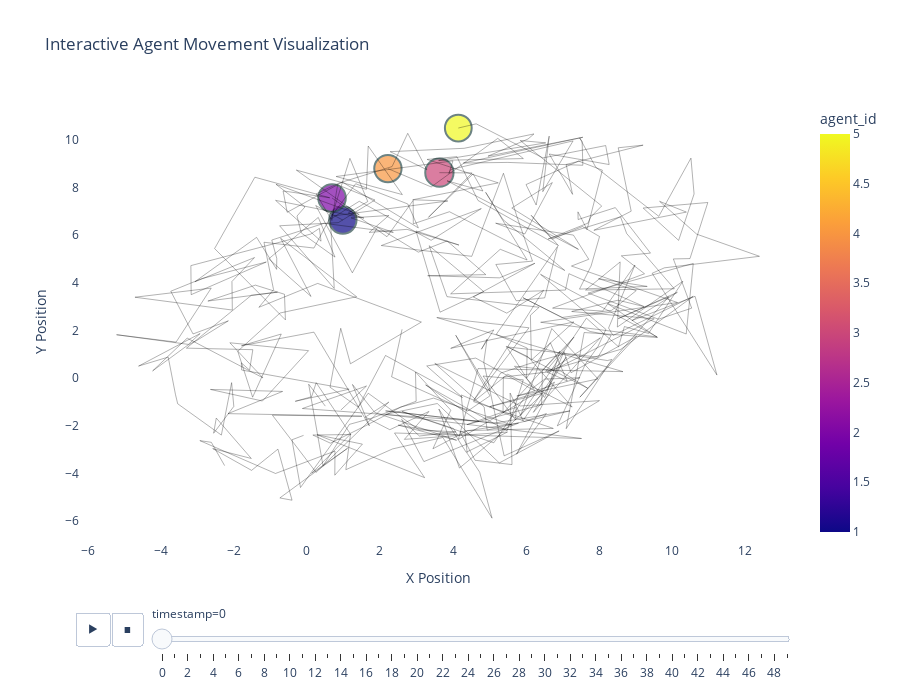

Notebook source saved alongside this figure:
### Markdown cell above
## Customize Visualization Parameters

This section provides functionality to customize the visualization parameters, allowing for more flexible analysis of agent behaviors.

### Code cell
class AgentVisualizer:
    """
    Class for customizable agent behavior visualization
    """
    def __init__(self, data):
        """
        Initialize the visualizer with agent data
        
        Parameters:
        data (pandas.DataFrame): Agent behavior data
        """
        self.data = data
        self.timestamps = sorted(data['timestamp'].unique())
        self.agent_ids = sorted(data['agent_id'].unique())
        self.color_map = 'viridis'
        self.marker_size = 100
        self.line_width = 1.5
        self.alpha = 0.7
        self.grid_alpha = 0.5
        
    def set_color_map(self, color_map):
        """Set the colormap used for visualizations"""
        self.color_map = color_map
        return self
    
    def set_marker_size(self, marker_size):
        """Set the marker size for agents"""
        self.marker_size = marker_size
        return self
    
    def set_line_width(self, line_width):
        """Set the line width for trajectory plots"""
        self.line_width = line_width
        return self
    
    def set_alpha(self, alpha):
        """Set the transparency level for visualizations"""
        self.alpha = alpha
        return self
    
    def plot_agent_positions(self, timestamp=None, figsize=(10, 8), 
                            selected_agents=None, variable_color=None):
        """
        Plot agent positions at a specific timestamp with customizable parameters
        
        Parameters:
        timestamp (int): Timestamp to visualize (None = last timestamp)
        figsize (tuple): Figure size as (width, height)
        selected_agents (list): List of agent IDs to include (None = all agents)
        variable_color (str): Name of the variable to use for coloring (None = agent_id)
        """
        if timestamp is None:
            timestamp = self.timestamps[-1]
        
        # Filter data for the specific timestamp
        time_data = self.data[self.data['timestamp'] == timestamp]
        
        # Filter for selected agents if specified
        if selected_agents is not None:
            time_data = time_data[time_data['agent_id'].isin(selected_agents)]
        
        if len(time_data) == 0:
            print(f"No agents found at timestamp {timestamp}")
            return
        
        # Create the plot
        plt.figure(figsize=figsize)
        
        # Choose the color variable
        color_var = variable_color if variable_color is not None else 'agent_id'
        
        # Create a scatter plot of agent positions
        scatter = plt.scatter(
            time_data['x_position'], 
            time_data['y_position'],
            c=time_data[color_var],
            s=self.marker_size,
            cmap=self.color_map,
            alpha=self.alpha
        )
        
        # Add labels and title
        plt.xlabel('X Position')
        plt.ylabel('Y Position')
        title = f'Agent Positions at Timestamp {timestamp}'
        if selected_agents is not None:
            title += f' (Selected Agents: {selected_agents})'
        plt.title(title)
        
        # Add a colorbar
        plt.colorbar(scatter, label=color_var)
        
        # Display agent IDs as text labels
        for _, row in time_data.iterrows():
            plt.annotate(
                f"{int(row['agent_id'])}",
                (row['x_position'], row['y_position']),
                textcoords="offset points",
                xytext=(0, 5),
                ha='center'
            )
        
        plt.grid(True, linestyle='--', alpha=self.grid_alpha)
        plt.show()
    
    def plot_agent_trajectories(self, agent_ids=None, time_range=None, 
                              figsize=(12, 10), variable_color=None):
        """
        Plot agent trajectories with customized parameters
        
        Parameters:
        agent_ids (list): List of agent IDs to include (None = all agents)
        time_range (tuple): (start_time, end_time) to limit the time range
        figsize (tuple): Figure size as (width, height)
        variable_color (str): Name of variable to use for coloring (None = agent_id)
        """
        plt.figure(figsize=figsize)
        
        # Select agents to visualize
        if agent_ids is None:
            agent_ids = self.agent_ids
        
        # Filter by time range if specified
        data = self.data
        if time_range is not None:
            start_time, end_time = time_range
            data = data[(data['timestamp'] >= start_time) & (data['timestamp'] <= end_time)]
        
        # Determine color mapping
        if variable_color is None:
            # One color per agent
            colors = plt.cm.rainbow(np.linspace(0, 1, len(agent_ids)))
            
            for i, agent_id in enumerate(agent_ids):
                agent_data = data[data['agent_id'] == agent_id]
                plt.plot(
                    agent_data['x_position'],
                    agent_data['y_position'],
                    '-o',
                    linewidth=self.line_width,
                    markersize=4,
                    alpha=self.alpha,
                    color=colors[i],
                    label=f'Agent {agent_id}'
                )
        else:
            # Color based on a variable
            for agent_id in agent_ids:
                agent_data = data[data['agent_id'] == agent_id]
                
                points = plt.scatter(
                    agent_data['x_position'],
                    agent_data['y_position'],
                    c=agent_data[variable_color],
                    s=self.marker_size/2,
                    cmap=self.color_map,
                    alpha=self.alpha,
                    label=f'Agent {agent_id}'
                )
                
                # Connect points with lines
                plt.plot(
                    agent_data['x_position'],
                    agent_data['y_position'],
                    '-',
                    linewidth=self.line_width/2,
                    alpha=self.alpha/2,
                    color='gray'
                )
            
            plt.colorbar(points, label=variable_color)
        
        # Set plot attributes
        title = 'Agent Trajectories'
        if time_range is not None:
            title += f' (Time: {time_range[0]}-{time_range[1]})'
        
        plt.xlabel('X Position')
        plt.ylabel('Y Position')
        plt.title(title)
        plt.legend()
        plt.grid(True, linestyle='--', alpha=self.grid_alpha)
        plt.show()
    
    def create_interactive_visualization(self, max_frames=100):
        """
        Create an interactive visualization with customizable parameters
        
        Parameters:
        max_frames (int): Maximum number of frames to include
        
        Returns:
        plotly.graph_objects.Figure: Interactive visualization
        """
        # Limit the number of timestamps if needed
        timestamps = self.timestamps
        if len(timestamps) > max_frames:
            timestamps = timestamps[:max_frames]
        
        # Create the figure
        fig = px.scatter(
            data_frame=self.data[self.data['timestamp'].isin(timestamps)],
            x='x_position',
            y='y_position',
            animation_frame='timestamp',
            animation_group='agent_id',
            color='agent_id',
            size='energy',
            hover_name='agent_id',
            hover_data=['state', 'success_rate'],
            title='Interactive Agent Movement Visualization',
            labels={'x_position': 'X Position', 'y_position': 'Y Position'},
            range_x=[self.data['x_position'].min() - 1, self.data['x_position'].max() + 1],
            range_y=[self.data['y_position'].min() - 1, self.data['y_position'].max() + 1]
        )
        
        # Customize the visualization
        fig.update_traces(marker=dict(line=dict(width=2, color='DarkSlateGrey')))
        
        fig.update_layout(
            autosize=True,
            width=900,
            height=700,
            plot_bgcolor="white",
            legend_title_text='Agent ID'
        )
        
        # Add path traces to show trajectories
        for agent_id in self.agent_ids:
            agent_data = self.data[self.data['agent_id'] == agent_id]
            
            fig.add_trace(
                go.Scatter(
                    x=agent_data['x_position'],
                    y=agent_data['y_position'],
                    mode='lines',
                    line=dict(width=1, color='rgba(0,0,0,0.3)'),
                    showlegend=False
                )
            )
        
        return fig

# Example usage of the customizable visualizer
visualizer = AgentVisualizer(agent_data)

# Example 1: Basic position plot with default settings
visualizer.plot_agent_positions()

# Example 2: Customized position plot with energy as the color variable
visualizer.set_color_map('plasma').set_marker_size(150).plot_agent_positions(variable_color='energy')

# Example 3: Customized trajectory plot for specific agents
visualizer.set_color_map('viridis').set_line_width(2).plot_agent_trajectories(
    agent_ids=[1, 2, 3], 
    time_range=(10, 50)
)

# Example 4: Trajectory plot colored by state
visualizer.set_alpha(0.8).plot_agent_trajectories(variable_color='success_rate')

# Example 5: Create an interactive visualization
interactive_viz = visualizer.create_interactive_visualization(max_frames=50)
interactive_viz

### Figure 1 — Plotly figure (JSON) as saved in the notebook; plotly's stock layout.template omitted (floating-point values rounded to 4 significant figures)
{"data": [{"customdata": [["searching", 0.212], ["backtracking", 0.6529], ["searching", 0.3753], ["backtracking", 0.3194], ["exploiting", 0.4218]], "hovertemplate": "<b>%{hovertext}</b><br><br>timestamp=0<br>X Position=%{x}<br>Y Position=%{y}<br>energy=%{marker.size}<br>state=%{customdata[0]}<br>success_rate=%{customdata[1]}<br>agent_id=%{marker.color}<extra></extra>", "hovertext": [1.0, 2.0, 3.0, 4.0, 5.0], "ids": [1, 2, 3, 4, 5], "legendgroup": "", "marker": {"color": [1, 2, 3, 4, 5], "coloraxis": "coloraxis", "line": {"color": "DarkSlateGrey", "width": 2}, "size": [102.5, 103.5, 109.3, 102.1, 98.0], "sizemode": "area", "sizeref": 0.2733, "symbol": "circle"}, "mode": "markers", "name": "", "orientation": "v", "showlegend": false, "type": "scatter", "x": [0.9834, 0.6886, 3.626, 2.217, 4.144], "xaxis": "x", "y": [6.627, 7.553, 8.616, 8.786, 10.49], "yaxis": "y"}, {"line": {"color": "rgba(0,0,0,0.3)", "width": 1}, "mode": "lines", "showlegend": false, "type": "scatter", "x": [0.9834, 0.2423, 1.244, 1.931, 3.049, 3.838, 4.896, 3.306, 5.27, 6.239, 4.553, 5.47, 6.477, 4.567, 6.078, 3.555, 8.65, 4.683, 4.144, 6.776, 5.736, 6.554, 5.96, 4.222, 4.387, 4.728, 5.067, 3.722, 2.345, 1.066, 1.194, 0.1324, 1.113, -0.7397, -0.4057, -0.7922, -1.514, -2.576, -1.521, -2.479, -2.551, -1.999, -2.059, -2.34, -3.535, -3.596, -3.795, -4.606, -2.92, -3.243, -5.208, -3.579, -2.618, -4.705, -2.04, -2.051, -1.432, -3.064, -1.376, -0.828, -0.8237, -0.9609, 0.4712, 2.366, 1.21, 2.243, 1.706, 2.74, 4.162, 2.987, 3.643, 4.841, 3.346, 3.834, 6.355, 6.117, 6.143, 7.307, 3.936, 5.115, 4.775, 4.932, 4.841, 5.397, 6.902, 5.266, 3.568, 2.154, 7.516, 3.46, 2.397, 3.221, 0.282, 1.519, 0.7642, 0.7691, -0.8588, -2.929, -2.614, -2.251], "y": [6.627, 7.237, 4.415, 6.33, 5.282, 5.752, 4.339, 4.293, 4.204, 4.816, 3.403, 2.725, 3.685, -0.9304, 2.11, 2.539, 0.2707, 0.3988, -2.573, -0.1681, -3.194, -1.487, -1.819, -0.7062, -3.156, -3.945, -5.875, -2.491, -2.97, -3.841, -2.348, -3.993, -2.944, -5.027, -5.122, -2.98, -3.87, -2.957, -3.372, -1.677, -2.313, -1.189, -0.1909, -2.391, -1.078, -0.6892, 0.8807, 0.5038, 1.869, 1.413, 1.819, 1.509, 3.774, 3.392, 2.854, 4.051, 5.055, 4.041, 5.902, 4.56, 5.019, 5.791, 6.493, 6.113, 6.72, 6.819, 6.109, 6.239, 5.58, 6.17, 2.764, 3.626, 5.552, 3.415, 2.971, 2.635, 0.7549, 2.355, 1.247, 2.021, 1.209, 1.638, 0.6648, -3.262, -2.217, -3.559, -1.067, -1.52, -2.533, -2.336, -2.303, -4.176, -2.378, -2.77, -4.073, -3.061, -4.001, -2.623, -2.695, -3.671]}, {"line": {"color": "rgba(0,0,0,0.3)", "width": 1}, "mode": "lines", "showlegend": false, "type": "scatter", "x": [0.6886, 2.193, 2.908, 2.912, 3.901, 7.057, 5.368, 4.892, 6.027, 5.291, 3.934, 7.076, 7.17, 9.224, 8.516, 7.246, 9.505, 6.659, 5.376, 5.368, 6.927, 6.589, 5.002, 6.469, 5.196, 4.175, 3.612, 4.359, 5.488, 2.668, 3.34, 2.269, 1.599, 2.242, 0.2516, -0.9432, 1.508, -2.158, -0.6641, -2.639, -1.216, 0.04573, -2.108, -1.203, -3.275, -4.221, -3.255, -3.009, -2.149, -3.115, -3.724, -2.867, -1.111, -3.166, -3.175, 0.1074, 0.3425, 0.3877, -0.857, 1.564, 1.133, 1.666, 1.178, 0.6613, 1.433, 3.399, 4.773, 2.036, 4.512, 5.379, 5.746, 6.174, 5.17, 5.729, 6.508, 6.86, 5.181, 6.029, 6.01, 6.662, 7.124, 6.577, 8.033, 6.197, 7.096, 5.915, 5.561, 5.613, 4.601, 4.19, 5.791, 3.202, 2.592, 3.079, 4.075, 3.066, 1.679, -0.1743, -0.4088, -0.09044], "y": [7.553, 5.928, 7.453, 6.47, 6.978, 4.515, 6.643, 7.79, 4.953, 5.402, 3.534, 3.693, 4.379, 3.0, 3.268, 2.793, 2.485, 0.2657, 0.04602, -1.469, 1.135, -0.4927, -1.2, -0.6323, -2.484, -3.773, -1.297, -3.112, -2.264, -2.57, -1.4, -2.165, -1.635, -1.007, -3.953, -1.557, -1.6, -1.491, -0.5596, -0.476, -0.9618, 1.15, 1.481, 0.01012, 1.676, 0.3017, 1.386, 1.582, 2.402, 1.851, 3.643, 4.175, 4.868, 3.5, 4.717, 6.041, 6.28, 5.741, 7.454, 6.71, 6.922, 7.404, 9.217, 6.68, 7.415, 5.778, 7.109, 5.559, 5.107, 8.591, 6.78, 4.905, 4.765, 3.243, 3.366, 5.52, 1.831, 1.257, -0.004028, 1.482, -0.1214, 0.2499, 1.695, -1.438, 0.8833, -1.784, -0.6264, -3.629, -3.446, -2.255, -1.888, -3.502, -1.734, -2.429, -2.256, -2.17, -0.6353, -4.589, -2.588, -2.403]}, {"line": {"color": "rgba(0,0,0,0.3)", "width": 1}, "mode": "lines", "showlegend": false, "type": "scatter", "x": [3.626, 4.522, 3.325, 4.549, 4.817, 3.834, 7.432, 5.607, 6.716, 5.964, 5.166, 7.294, 7.714, 7.24, 10.14, 6.397, 9.586, 6.394, 8.183, 7.966, 7.621, 6.853, 8.006, 5.841, 3.5, 4.851, 4.933, 7.201, 5.115, 2.153, 5.62, 3.467, 2.574, 1.611, 0.6435, 0.1638, 1.202, 0.2551, 0.1295, -0.3191, 1.156, -1.785, -1.794, -1.568, -1.479, -3.296, -1.517, -0.8039, -2.71, -1.408, -0.613, -0.5869, -2.525, -1.423, 0.6253, -0.651, -0.539, 0.9714, 3.051, 2.762, 1.336, 0.6738, 3.855, 2.897, 5.237, 3.289, 4.105, 4.681, 6.886, 6.138, 6.705, 7.54, 8.009, 7.777, 7.46, 9.313, 7.981, 9.013, 8.341, 6.981, 5.914, 7.752, 8.327, 7.965, 5.497, 6.051, 7.26, 5.495, 4.561, 6.744, 4.397, 3.448, 3.938, 2.971, 2.991, 1.805, 1.164, 0.4427, 0.04916, 0.5048], "y": [8.616, 8.604, 6.742, 8.564, 7.847, 8.274, 5.399, 7.132, 8.2, 6.046, 6.497, 5.998, 4.983, 4.699, 3.17, 2.341, 1.726, 4.352, 2.043, 1.327, 0.5857, -2.004, -0.9445, -1.169, 0.6178, -1.214, -2.181, -1.376, -1.892, -1.375, -1.972, -0.8392, -1.211, -1.997, -2.729, -2.389, -2.367, -0.1919, -0.7823, -0.9737, -0.4665, 0.3373, 0.6379, 0.3338, 1.191, 1.257, 3.475, 3.604, 3.231, 3.899, 3.515, 2.441, 5.432, 8.425, 7.564, 7.851, 6.954, 8.221, 6.298, 7.303, 8.152, 6.793, 7.427, 7.479, 8.187, 9.17, 9.287, 7.451, 5.554, 6.828, 5.822, 6.356, 5.937, 4.697, 3.732, 3.845, 4.17, 3.669, 2.844, 2.541, 3.37, 1.953, 1.794, 0.8804, 1.305, 0.8945, -1.213, 0.1624, -0.987, -2.111, -2.203, -2.964, -1.346, 0.2553, -0.9705, -1.668, -1.941, -3.682, -0.2563, -1.177]}, {"line": {"color": "rgba(0,0,0,0.3)", "width": 1}, "mode": "lines", "showlegend": false, "type": "scatter", "x": [2.217, 3.402, 5.224, 5.924, 3.605, 6.535, 5.839, 8.067, 7.762, 7.694, 6.601, 8.583, 8.751, 10.06, 7.625, 8.573, 8.496, 10.29, 9.349, 8.689, 8.526, 7.649, 5.849, 6.702, 7.966, 5.745, 7.475, 6.509, 6.088, 5.115, 2.605, 4.01, 4.123, 2.499, 4.096, 1.857, 1.247, 1.71, 1.203, 0.1934, -1.791, -0.7005, -1.485, -1.891, -0.7338, 1.362, -0.719, 0.1144, -1.044, 0.3122, 0.7696, -0.154, -0.2701, -0.05134, -0.8457, 1.433, -0.289, 1.629, 1.678, 2.612, 0.8005, 3.997, 3.886, 3.937, 7.285, 6.455, 6.631, 6.274, 5.996, 7.436, 8.085, 7.666, 7.417, 7.422, 8.44, 9.402, 8.604, 9.24, 6.723, 8.096, 8.978, 8.256, 8.377, 10.57, 8.593, 6.534, 7.309, 6.446, 6.422, 4.382, 5.728, 5.711, 4.82, 5.923, 5.479, 3.249, 4.706, -0.1228, 1.631, 0.9313], "y": [8.786, 8.017, 10.05, 9.207, 9.129, 9.866, 9.964, 7.219, 6.748, 6.5, 5.832, 6.764, 6.063, 3.745, 3.691, 4.872, 2.141, 4.061, 1.874, 2.161, 1.314, 2.513, -1.568, 2.079, -0.03589, -0.7513, 0.01713, -0.04167, -0.5227, -2.715, -1.404, -2.115, -2.383, -1.973, -2.607, -1.442, -0.2677, -2.003, -0.6734, 1.927, 1.354, 1.848, -0.8012, 1.126, 2.729, 3.411, 5.865, 3.423, 5.0, 6.739, 5.074, 6.087, 6.796, 7.18, 8.13, 6.851, 8.724, 7.919, 9.732, 7.695, 8.455, 9.111, 8.587, 8.749, 9.95, 7.82, 10.15, 7.258, 8.116, 9.102, 8.721, 6.228, 6.972, 6.65, 7.15, 5.242, 5.127, 4.376, 2.935, 2.811, 4.743, 2.099, 1.787, 3.428, 1.208, 0.2813, 1.718, 0.3114, -1.118, -1.952, -1.226, -1.76, 0.08764, -0.07175, -2.214, -0.2875, -1.815, -1.277, -0.3329, -1.338]}, {"line": {"color": "rgba(0,0,0,0.3)", "width": 1}, "mode": "lines", "showlegend": false, "type": "scatter", "x": [4.144, 4.633, 6.46, 8.177, 8.272, 6.632, 7.27, 7.095, 9.201, 8.52, 8.875, 7.853, 10.38, 9.652, 10.67, 12.38, 9.784, 9.448, 11.22, 10.62, 8.894, 10.14, 8.521, 9.906, 7.469, 9.022, 7.227, 7.035, 6.506, 5.681, 6.946, 7.686, 5.455, 6.237, 4.621, 3.278, 4.259, 2.151, 1.405, 0.6325, 0.9259, 1.192, 3.133, 0.2957, -1.313, -0.9122, -1.174, 0.1933, 0.6411, 0.7488, -0.7465, 0.8607, 1.865, 0.8401, 0.6845, 0.2553, 0.8853, 2.331, 2.76, 3.282, 2.279, 4.304, 6.213, 6.051, 4.955, 7.552, 4.283, 5.5, 7.551, 7.532, 7.464, 7.904, 9.629, 10.51, 10.6, 10.17, 9.202, 10.97, 10.48, 10.03, 10.53, 9.621, 7.696, 10.57, 10.38, 8.23, 9.593, 7.587, 7.095, 8.345, 8.224, 7.044, 6.072, 5.3, 4.999, 4.073, 5.011, 4.4, 2.318, 2.605], "y": [10.49, 10.66, 9.235, 9.752, 8.957, 9.398, 7.706, 8.959, 9.77, 9.66, 7.0, 6.198, 6.962, 7.413, 6.036, 5.108, 4.624, 4.396, 0.1265, 3.429, 2.412, 3.598, 2.496, 3.413, -0.8043, 1.75, 0.226, 1.112, -0.8132, 0.4982, 0.2945, -0.4272, 1.335, -0.5321, 0.8393, 0.508, -0.8168, 0.9482, -1.216, -0.3825, 2.089, 0.5999, 2.35, 3.971, 2.969, 3.708, 5.697, 5.454, 6.741, 3.759, 6.388, 6.52, 7.468, 8.106, 6.61, 7.727, 8.184, 8.871, 10.27, 8.739, 9.497, 9.638, 10.24, 10.03, 9.308, 10.1, 9.02, 9.046, 8.926, 9.926, 10.07, 8.848, 6.785, 9.226, 7.723, 5.776, 7.131, 7.365, 5.012, 4.998, 2.933, 2.47, 3.566, 4.808, 1.849, 3.125, 1.702, 1.911, -2.122, 0.7828, 0.7352, 1.019, 0.597, 0.2082, -0.5397, 1.798, -0.7432, -1.382, 0.05256, 2.047]}], "layout": {"autosize": true, "coloraxis": {"colorbar": {"title": {"text": "agent_id"}}, "colorscale": [[0, "#0d0887"], [0.1111, "#46039f"], [0.2222, "#7201a8"], [0.3333, "#9c179e"], [0.4444, "#bd3786"], [0.5556, "#d8576b"], [0.6667, "#ed7953"], [0.7778, "#fb9f3a"], [0.8889, "#fdca26"], [1, "#f0f921"]]}, "height": 700, "legend": {"itemsizing": "constant", "title": {"text": "Agent ID"}, "tracegroupgap": 0}, "plot_bgcolor": "white", "sliders": [{"active": 0, "currentvalue": {"prefix": "timestamp="}, "len": 0.9, "pad": {"b": 10, "t": 60}, "steps": [{"args": [["0"], {"frame": {"duration": 0, "redraw": false}, "fromcurrent": true, "mode": "immediate", "transition": {"duration": 0, "easing": "linear"}}], "label": "0", "method": "animate"}, {"args": [["1"], {"frame": {"duration": 0, "redraw": false}, "fromcurrent": true, "mode": "immediate", "transition": {"duration": 0, "easing": "linear"}}], "label": "1", "method": "animate"}, {"args": [["2"], {"frame": {"duration": 0, "redraw": false}, "fromcurrent": true, "mode": "immediate", "transition": {"duration": 0, "easing": "linear"}}], "label": "2", "method": "animate"}, {"args": [["3"], {"frame": {"duration": 0, "redraw": false}, "fromcurrent": true, "mode": "immediate", "transition": {"duration": 0, "easing": "linear"}}], "label": "3", "method": "animate"}, {"args": [["4"], {"frame": {"duration": 0, "redraw": false}, "fromcurrent": true, "mode": "immediate", "transition": {"duration": 0, "easing": "linear"}}], "label": "4", "method": "animate"}, {"args": [["5"], {"frame": {"duration": 0, "redraw": false}, "fromcurrent": true, "mode": "immediate", "transition": {"duration": 0, "easing": "linear"}}], "label": "5", "method": "animate"}, {"args": [["6"], {"frame": {"duration": 0, "redraw": false}, "fromcurrent": true, "mode": "immediate", "transition": {"duration": 0, "easing": "linear"}}], "label": "6", "method": "animate"}, {"args": [["7"], {"frame": {"duration": 0, "redraw": false}, "fromcurrent": true, "mode": "immediate", "transition": {"duration": 0, "easing": "linear"}}], "label": "7", "method": "animate"}, {"args": [["8"], {"frame": {"duration": 0, "redraw": false}, "fromcurrent": true, "mode": "immediate", "transition": {"duration": 0, "easing": "linear"}}], "label": "8", "method": "animate"}, {"args": [["9"], {"frame": {"duration": 0, "redraw": false}, "fromcurrent": true, "mode": "immediate", "transition": {"duration": 0, "easing": "linear"}}], "label": "9", "method": "animate"}, {"args": [["10"], {"frame": {"duration": 0, "redraw": false}, "fromcurrent": true, "mode": "immediate", "transition": {"duration": 0, "easing": "linear"}}], "label": "10", "method": "animate"}, {"args": [["11"], {"frame": {"duration": 0, "redraw": false}, "fromcurrent": true, "mode": "immediate", "transition": {"duration": 0, "easing": "linear"}}], "label": "11", "method": "animate"}, {"args": [["12"], {"frame": {"duration": 0, "redraw": false}, "fromcurrent": true, "mode": "immediate", "transition": {"duration": 0, "easing": "linear"}}], "label": "12", "method": "animate"}, {"args": [["13"], {"frame": {"duration": 0, "redraw": false}, "fromcurrent": true, "mode": "immediate", "transition": {"duration": 0, "easing": "linear"}}], "label": "13", "method": "animate"}, {"args": [["14"], {"frame": {"duration": 0, "redraw": false}, "fromcurrent": true, "mode": "immediate", "transition": {"duration": 0, "easing": "linear"}}], "label": "14", "method": "animate"}, {"args": [["15"], {"frame": {"duration": 0, "redraw": false}, "fromcurrent": true, "mode": "immediate", "transition": {"duration": 0, "easing": "linear"}}], "label": "15", "method": "animate"}, {"args": [["16"], {"frame": {"duration": 0, "redraw": false}, "fromcurrent": true, "mode": "immediate", "transition": {"duration": 0, "easing": "linear"}}], "label": "16", "method": "animate"}, {"args": [["17"], {"frame": {"duration": 0, "redraw": false}, "fromcurrent": true, "mode": "immediate", "transition": {"duration": 0, "easing": "linear"}}], "label": "17", "method": "animate"}, {"args": [["18"], {"frame": {"duration": 0, "redraw": false}, "fromcurrent": true, "mode": "immediate", "transition": {"duration": 0, "easing": "linear"}}], "label": "18", "method": "animate"}, {"args": [["19"], {"frame": {"duration": 0, "redraw": false}, "fromcurrent": true, "mode": "immediate", "transition": {"duration": 0, "easing": "linear"}}], "label": "19", "method": "animate"}, {"args": [["20"], {"frame": {"duration": 0, "redraw": false}, "fromcurrent": true, "mode": "immediate", "transition": {"duration": 0, "easing": "linear"}}], "label": "20", "method": "animate"}, {"args": [["21"], {"frame": {"duration": 0, "redraw": false}, "fromcurrent": true, "mode": "immediate", "transition": {"duration": 0, "easing": "linear"}}], "label": "21", "method": "animate"}, {"args": [["22"], {"frame": {"duration": 0, "redraw": false}, "fromcurrent": true, "mode": "immediate", "transition": {"duration": 0, "easing": "linear"}}], "label": "22", "method": "animate"}, {"args": [["23"], {"frame": {"duration": 0, "redraw": false}, "fromcurrent": true, "mode": "immediate", "transition": {"duration": 0, "easing": "linear"}}], "label": "23", "method": "animate"}, {"args": [["24"], {"frame": {"duration": 0, "redraw": false}, "fromcurrent": true, "mode": "immediate", "transition": {"duration": 0, "easing": "linear"}}], "label": "24", "method": "animate"}, {"args": [["25"], {"frame": {"duration": 0, "redraw": false}, "fromcurrent": true, "mode": "immediate", "transition": {"duration": 0, "easing": "linear"}}], "label": "25", "method": "animate"}, {"args": [["26"], {"frame": {"duration": 0, "redraw": false}, "fromcurrent": true, "mode": "immediate", "transition": {"duration": 0, "easing": "linear"}}], "label": "26", "method": "animate"}, {"args": [["27"], {"frame": {"duration": 0, "redraw": false}, "fromcurrent": true, "mode": "immediate", "transition": {"duration": 0, "easing": "linear"}}], "label": "27", "method": "animate"}, {"args": [["28"], {"frame": {"duration": 0, "redraw": false}, "fromcurrent": true, "mode": "immediate", "transition": {"duration": 0, "easing": "linear"}}], "label": "28", "method": "animate"}, {"args": [["29"], {"frame": {"duration": 0, "redraw": false}, "fromcurrent": true, "mode": "immediate", "transition": {"duration": 0, "easing": "linear"}}], "label": "29", "method": "animate"}, {"args": [["30"], {"frame": {"duration": 0, "redraw": false}, "fromcurrent": true, "mode": "immediate", "transition": {"duration": 0, "easing": "linear"}}], "label": "30", "method": "animate"}, {"args": [["31"], {"frame": {"duration": 0, "redraw": false}, "fromcurrent": true, "mode": "immediate", "transition": {"duration": 0, "easing": "linear"}}], "label": "31", "method": "animate"}, {"args": [["32"], {"frame": {"duration": 0, "redraw": false}, "fromcurrent": true, "mode": "immediate", "transition": {"duration": 0, "easing": "linear"}}], "label": "32", "method": "animate"}, {"args": [["33"], {"frame": {"duration": 0, "redraw": false}, "fromcurrent": true, "mode": "immediate", "transition": {"duration": 0, "easing": "linear"}}], "label": "33", "method": "animate"}, {"args": [["34"], {"frame": {"duration": 0, "redraw": false}, "fromcurrent": true, "mode": "immediate", "transition": {"duration": 0, "easing": "linear"}}], "label": "34", "method": "animate"}, {"args": [["35"], {"frame": {"duration": 0, "redraw": false}, "fromcurrent": true, "mode": "immediate", "transition": {"duration": 0, "easing": "linear"}}], "label": "35", "method": "animate"}, {"args": [["36"], {"frame": {"duration": 0, "redraw": false}, "fromcurrent": true, "mode": "immediate", "transition": {"duration": 0, "easing": "linear"}}], "label": "36", "method": "animate"}, {"args": [["37"], {"frame": {"duration": 0, "redraw": false}, "fromcurrent": true, "mode": "immediate", "transition": {"duration": 0, "easing": "linear"}}], "label": "37", "method": "animate"}, {"args": [["38"], {"frame": {"duration": 0, "redraw": false}, "fromcurrent": true, "mode": "immediate", "transition": {"duration": 0, "easing": "linear"}}], "label": "38", "method": "animate"}, {"args": [["39"], {"frame": {"duration": 0, "redraw": false}, "fromcurrent": true, "mode": "immediate", "transition": {"duration": 0, "easing": "linear"}}], "label": "39", "method": "animate"}, {"args": [["40"], {"frame": {"duration": 0, "redraw": false}, "fromcurrent": true, "mode": "immediate", "transition": {"duration": 0, "easing": "linear"}}], "label": "40", "method": "animate"}, {"args": [["41"], {"frame": {"duration": 0, "redraw": false}, "fromcurrent": true, "mode": "immediate", "transition": {"duration": 0, "easing": "linear"}}], "label": "41", "method": "animate"}, {"args": [["42"], {"frame": {"duration": 0, "redraw": false}, "fromcurrent": true, "mode": "immediate", "transition": {"duration": 0, "easing": "linear"}}], "label": "42", "method": "animate"}, {"args": [["43"], {"frame": {"duration": 0, "redraw": false}, "fromcurrent": true, "mode": "immediate", "transition": {"duration": 0, "easing": "linear"}}], "label": "43", "method": "animate"}, {"args": [["44"], {"frame": {"duration": 0, "redraw": false}, "fromcurrent": true, "mode": "immediate", "transition": {"duration": 0, "easing": "linear"}}], "label": "44", "method": "animate"}, {"args": [["45"], {"frame": {"duration": 0, "redraw": false}, "fromcurrent": true, "mode": "immediate", "transition": {"duration": 0, "easing": "linear"}}], "label": "45", "method": "animate"}, {"args": [["46"], {"frame": {"duration": 0, "redraw": false}, "fromcurrent": true, "mode": "immediate", "transition": {"duration": 0, "easing": "linear"}}], "label": "46", "method": "animate"}, {"args": [["47"], {"frame": {"duration": 0, "redraw": false}, "fromcurrent": true, "mode": "immediate", "transition": {"duration": 0, "easing": "linear"}}], "label": "47", "method": "animate"}, {"args": [["48"], {"frame": {"duration": 0, "redraw": false}, "fromcurrent": true, "mode": "immediate", "transition": {"duration": 0, "easing": "linear"}}], "label": "48", "method": "animate"}, {"args": [["49"], {"frame": {"duration": 0, "redraw": false}, "fromcurrent": true, "mode": "immediate", "transition": {"duration": 0, "easing": "linear"}}], "label": "49", "method": "animate"}], "x": 0.1, "xanchor": "left", "y": 0, "yanchor": "top"}], "title": {"text": "Interactive Agent Movement Visualization"}, "updatemenus": [{"buttons": [{"args": [null, {"frame": {"duration": 500, "redraw": false}, "fromcurrent": true, "mode": "immediate", "transition": {"duration": 500, "easing": "linear"}}], "label": "&#9654;", "method": "animate"}, {"args": [[null], {"frame": {"duration": 0, "redraw": false}, "fromcurrent": true, "mode": "immediate", "transition": {"duration": 0, "easing": "linear"}}], "label": "&#9724;", "method": "animate"}], "direction": "left", "pad": {"r": 10, "t": 70}, "showactive": false, "type": "buttons", "x": 0.1, "xanchor": "right", "y": 0, "yanchor": "top"}], "width": 900, "xaxis": {"anchor": "y", "domain": [0, 1], "range": [-6.208, 13.38], "title": {"text": "X Position"}}, "yaxis": {"anchor": "x", "domain": [0, 1], "range": [-6.875, 11.66], "title": {"text": "Y Position"}}}}
